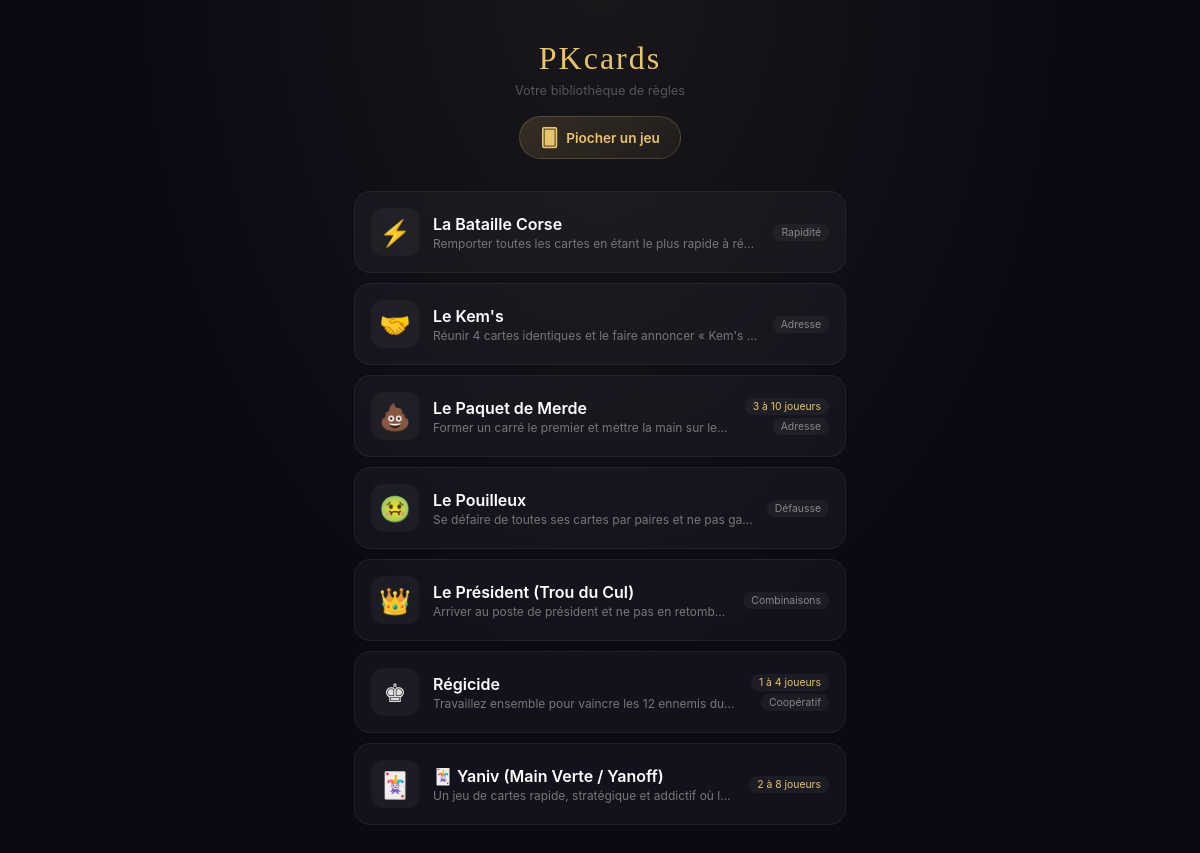
The page /site/v2/index.php on the database its author committed.
### tables this page shows
CREATE TABLE games (id INTEGER PRIMARY KEY, slug TEXT UNIQUE, title TEXT, players TEXT, duration TEXT, tagline TEXT, type TEXT, content TEXT);

### site/v2/index.php (the view, shortened to what this page needs)
<?php
$db = new PDO('sqlite:' . __DIR__ . '/data.sqlite');
$db->setAttribute(PDO::ATTR_ERRMODE, PDO::ERRMODE_EXCEPTION);
function gameIcon($slug,$title) {
    $icons = ['regicide'=>'♚','yaniv'=>'🃏','president'=>'👑','kems'=>'🤝','bataille-corse'=>'⚡','paquet-de-merde'=>'💩','pouilleux'=>'🤢'];
    return $icons[$slug] ?? '🂠';
}
$hx = $_SERVER['HTTP_HX_REQUEST'] ?? false;
$slug = $_GET['game'] ?? '';
$base = '/pk/site/v2';
$games = $db->query('SELECT * FROM games ORDER BY title')->fetchAll(PDO::FETCH_ASSOC);
$random = $games[array_rand($games)] ?? null;
?>
<!DOCTYPE html>
<html lang="fr">
<head>
</head>
<body>
<div id="app">
<?php if ($slug && !$hx):
  $g=$db->prepare('SELECT * FROM games WHERE slug=?'); $g->execute([$slug]); $g=$g->fetch(PDO::FETCH_ASSOC);
  if ($g): ?>
  <div class="reader" hx-target="this" hx-swap="outerHTML">
    <div class="reader-bar">
      <button class="back" hx-get="<?= $base ?>/" hx-target="#app" hx-push-url="<?= $base ?>/">‹</button>
      <span class="reader-icon"><?= gameIcon($g['slug'],$g['title']) ?></span>
    </div>
    <div class="reader-content">
      <h1 class="reader-title"><?= htmlspecialchars($g['title']) ?></h1>
      <div class="reader-meta">
        <?php if($g['players']): ?><span>👥 <?= htmlspecialchars($g['players']) ?></span><?php endif; ?>
        <?php if($g['duration']): ?><span>⏱ <?= htmlspecialchars($g['duration']) ?></span><?php endif; ?>
        <?php if($g['type']): ?><span><?= htmlspecialchars($g['type']) ?></span><?php endif; ?>
      </div>
      <div class="rules"><?= md2html($g['content']) ?></div>
    </div>
  </div>
  <?php endif; ?>
<?php else: ?>
  <div class="home">
    <div class="hero">
      <h1>PKcards</h1>
      <p>Votre bibliothèque de règles</p>
      <?php if ($random): ?>
      <a class="pioche" href="<?= $base ?>/?game=<?= $random['slug'] ?>" hx-get="<?= $base ?>/?game=<?= $random['slug'] ?>" hx-target="#app" hx-push-url="true">
        <span>🂠</span> Piocher un jeu
      </a>
      <?php endif; ?>
    </div>
    <div class="game-list">
      <?php foreach ($games as $g): ?>
      <a class="game-tile" href="<?= $base ?>/?game=<?= $g['slug'] ?>" hx-get="<?= $base ?>/?game=<?= $g['slug'] ?>" hx-target="#app" hx-push-url="true">
        <div class="tile-icon"><?= gameIcon($g['slug'],$g['title']) ?></div>
        <div class="tile-body">
          <div class="tile-title"><?= htmlspecialchars($g['title']) ?></div>
          <div class="tile-tagline"><?= htmlspecialchars(mb_strimwidth(preg_replace('/\*\*|\*/','',$g['tagline'] ?: 'Règles complètes'),0,60,'…')) ?></div>
        </div>
        <div class="tile-meta">
          <?php if($g['players']): ?><span class="tile-badge"><?= htmlspecialchars($g['players']) ?></span><?php endif; ?>
          <?php if($g['type']): ?><span class="tile-badge type"><?= htmlspecialchars($g['type']) ?></span><?php endif; ?>
        </div>
      </a>
      <?php endforeach; ?>
    </div>
  </div>
<?php endif; ?>
</div>
</body>
</html>

### site/v2/index.php (style rules this page uses)
* { margin:0;padding:0;box-sizing:border-box;-webkit-tap-highlight-color:transparent;-webkit-user-select:none;user-select:none }
:root { --gold:#e8c46a;--bg:#0a0a14;--glass:rgba(255,255,255,.035);--border:rgba(255,255,255,.06) }
body { font-family:-apple-system,BlinkMacSystemFont,'Segoe UI',sans-serif;background:var(--bg);background-image:radial-gradient(ellipse at 50% -5%,rgba(232,196,106,.07) 0%,transparent 55%);min-height:100dvh;color:#e0e0e0 }
.home { max-width:520px;margin:0 auto;padding:env(safe-area-inset-top) 0 env(safe-area-inset-bottom) }
.hero { text-align:center;padding:40px 20px 24px }
.hero h1 { font-family:Georgia,serif;font-size:2rem;font-weight:400;color:var(--gold);letter-spacing:2px }
.hero p { font-size:.8rem;color:#555;margin-top:6px }
.pioche { display:inline-flex;align-items:center;gap:8px;margin-top:18px;padding:10px 20px;background:linear-gradient(135deg,rgba(232,196,106,.15),rgba(232,196,106,.05));border:1px solid rgba(232,196,106,.2);border-radius:24px;color:var(--gold);font-size:.85rem;font-weight:600;cursor:pointer;text-decoration:none;transition:transform .12s }
.pioche span { font-size:1.1rem }
.game-list { padding:8px 14px 60px;display:flex;flex-direction:column;gap:10px }
.game-tile { display:flex;align-items:center;gap:14px;padding:16px;background:var(--glass);border:1px solid var(--border);border-radius:16px;cursor:pointer;transition:transform .12s,border-color .15s;text-decoration:none;color:inherit;backdrop-filter:blur(8px);-webkit-backdrop-filter:blur(8px) }
.tile-icon { width:48px;height:48px;border-radius:12px;background:rgba(255,255,255,.04);display:flex;align-items:center;justify-content:center;font-size:1.6rem;flex-shrink:0 }
.tile-body { flex:1;min-width:0 }
.tile-title { font-size:1rem;font-weight:600;color:#fff;margin-bottom:2px }
.tile-tagline { font-size:.75rem;color:#777;overflow:hidden;text-overflow:ellipsis;white-space:nowrap }
.tile-meta { display:flex;flex-direction:column;align-items:flex-end;gap:3px;flex-shrink:0 }
.tile-badge { font-size:.65rem;padding:2px 8px;border-radius:8px;background:rgba(255,255,255,.04);color:var(--gold);white-space:nowrap }
.tile-badge.type { color:#888 }
#app { min-height:100dvh }

### rows shown on the page
games: gameIcon($g['slug'],$g['title']) "⚡", title "La Bataille Corse", tagline "Remporter toutes les cartes en étant le plus rapide à ré…", type "Rapidité"
games: gameIcon($g['slug'],$g['title']) "🤝", title "Le Kem's", tagline "Réunir 4 cartes identiques et le faire annoncer « Kem's…", type "Adresse"
games: gameIcon($g['slug'],$g['title']) "💩", title "Le Paquet de Merde", tagline "Former un carré le premier et mettre la main sur le…", players "3 à 10 joueurs", type "Adresse"
games: gameIcon($g['slug'],$g['title']) "🤢", title "Le Pouilleux", tagline "Se défaire de toutes ses cartes par paires et ne pas ga…", type "Défausse"
games: gameIcon($g['slug'],$g['title']) "👑", title "Le Président (Trou du Cul)", tagline "Arriver au poste de président et ne pas en retomb…", type "Combinaisons"
games: gameIcon($g['slug'],$g['title']) "♚", title "Régicide", tagline "Travaillez ensemble pour vaincre les 12 ennemis du…", players "1 à 4 joueurs", type "Coopératif"
games: gameIcon($g['slug'],$g['title']) "🃏", title "🃏 Yaniv (Main Verte / Yanoff)", tagline "Un jeu de cartes rapide, stratégique et addictif où l…", players "2 à 8 joueurs"
